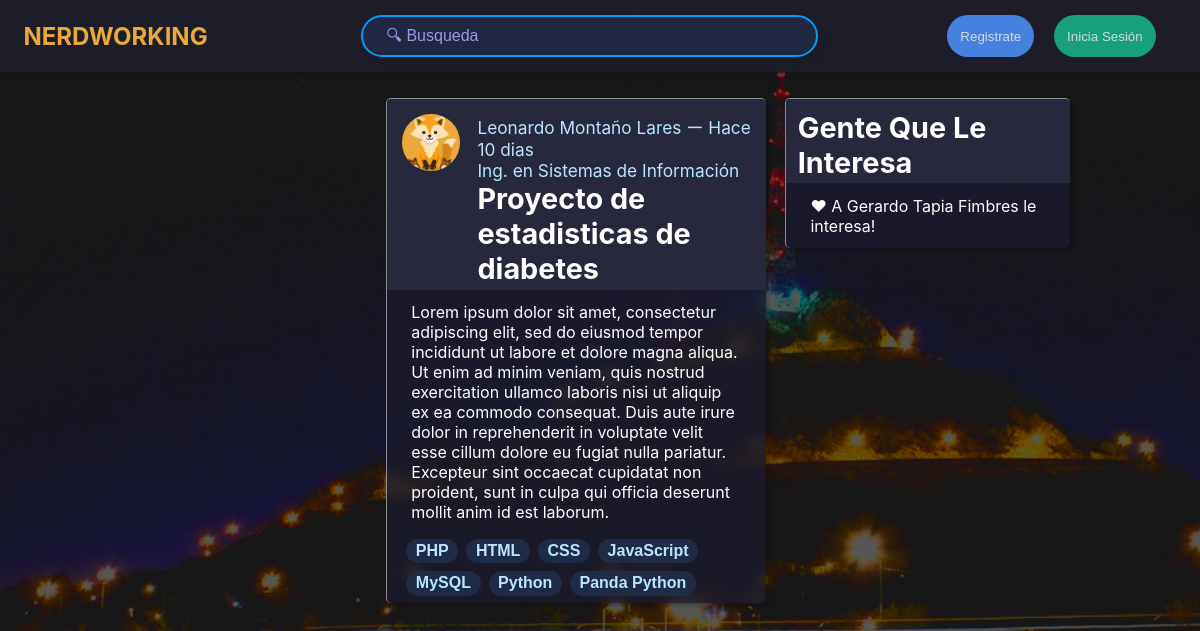
Page /post/5 on the earlier database version.
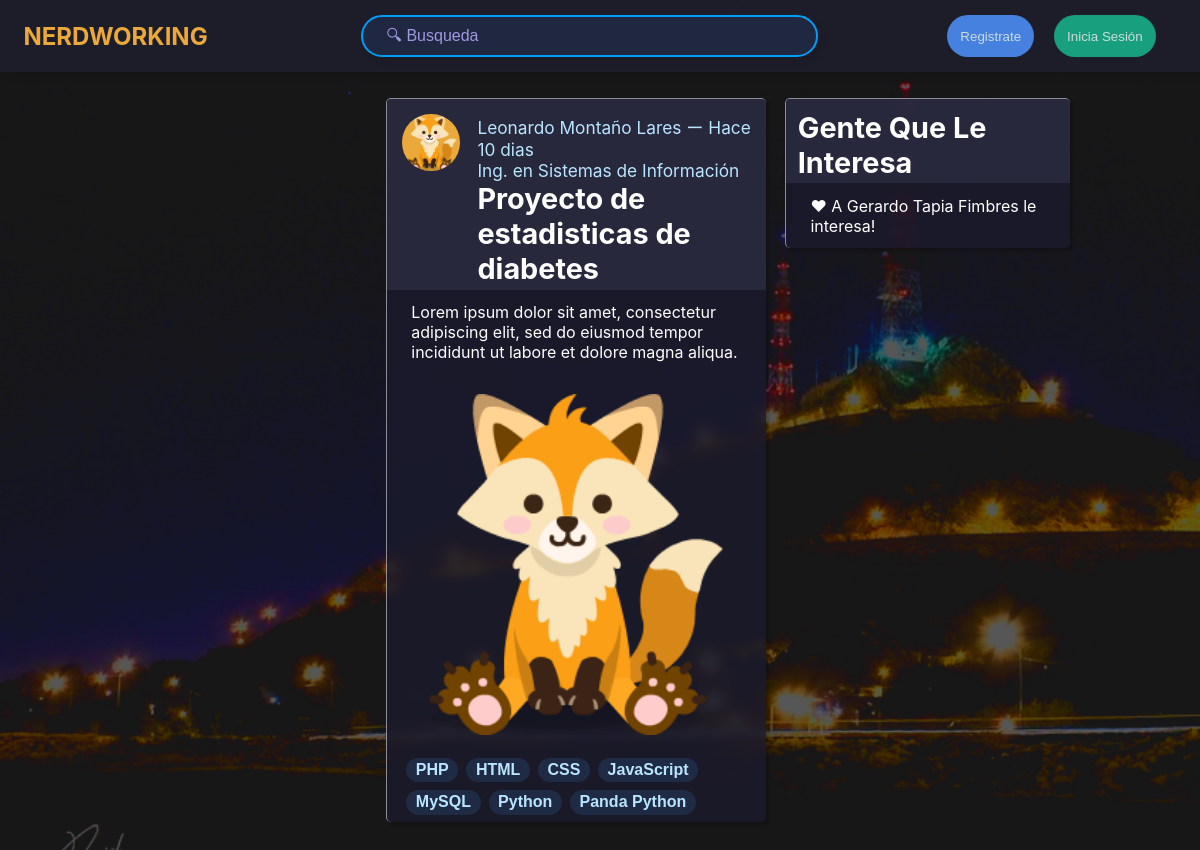
Same page on the later database version.
### tables this page shows
CREATE TABLE everyman(
    id INTEGER PRIMARY KEY,
    tipo TEXT CHECK(tipo IN ('Post', 'Anuncio', 'Perfil', 'Respuesta')) NOT NULL,
    titulo TEXT NOT NULL, 
    body TEXT NOT NULL,
    creator INTEGER DEFAULT NULL,
    imgfile TEXT DEFAULT NULL,
    edited INTEGER CHECK(edited IN (0, 1)) DEFAULT 0, 
    aceptable INTEGER CHECK(aceptable IN (0, 1)) DEFAULT 0,
    FOREIGN KEY (creator) REFERENCES usuario(matricula) ON DELETE CASCADE
);

### app.py (the view)
@app.route("/post/<int:id>")
def post(id):
    user, loggedin=get_user_login(session.get("matri", 0), session.get("password", ""))
    responded, responses = get_responses(id)
    post=get_post(id, user["matricula"], user["adminuser"])
    if post is None:
        return redirect(url_for("index"))
    return render_template("post.html", title=('NERDWORKING ー ' + post["titulo"]), user=user, loggedin=loggedin, id=id, post=post, responded=responded, responses=responses, likes=get_likes(id))

### dbconn.py (called while the page is built)
def get_db():
    conn = sqlite3.connect("nerdworking.db")
    conn.row_factory = sqlite3.Row
    return conn

def get_post(id, userid, admin):
    return get_everyman("""
        SELECT p.id, p.titulo, p.body, p.creator, p.imgfile, CONCAT(u.nombres, ' ', u.apepaterno, ' ', u.apematerno), u.carrera, img.imgfile
        FROM everyman p
        LEFT JOIN usuario u ON u.matricula = p.creator
        JOIN everyman img ON img.creator = p.creator
        WHERE (p.aceptable = 1 OR 1 = """+ str(admin) +""" OR p.creator = """ + str(userid) +""") AND img.tipo = 'Perfil' AND p.tipo = 'Post' AND p.id = """ + str(id) + """;
    """, ["id", "titulo", "body", "creador", "imagen", "nombre", "carrera", "iconfile"], False, True, True, userid)[0]

def get_likes(id):
    conn = get_db()
    cursor = conn.cursor()
    cursor.execute("SELECT u.matricula AS matricula, CONCAT(u.nombres, ' ', u.apepaterno, ' ', u.apematerno) AS nombre FROM interes i JOIN usuario u ON u.matricula = i.user WHERE interesado = 1 AND post = " + str(id) + ";")
    fetchall = cursor.fetchall()
    cursor.close()
    conn.close()
    return fetchall

### templates/post.html (shortened to what this page needs)
{% extends "header.html" %}
{% block posts %}
    <div class="card post mainpost">
    <div class="title"><div class="twoinone">
        <a href="{{url_for('userpage', id=post.creador)}}"><div {% if (post.iconfile == None) %}style="background-image: url({{url_for('static', filename='img/icon.png')}});"{% else %} style="background-image: url({{url_for('static', filename='img/' + post.iconfile)}});" {% endif %} class="usericon"></div></a>
        <div><a href="{{url_for('userpage', id=post.creador)}}"><div class="weaktext superweaktext" id="mainnamedatecareer">{{post.nombre}} ー {{post.tiempo}}<br>{{post.carrera}}</div></a>{{post.titulo}}</div>
    </div></div>
    <div class="bodytext">{{post.body}}</div>
    {% if post.imagen != None %}<div class="image"><img src="{{url_for('static', filename=post.imagen)}}"></div>{% endif %}
    <div onclick="event.stopPropagation();"><div class="tags">
        {% for t in post.tags %}
            <a href="{{url_for('search_tags', search=t)}}"><button>{{ t }}</button></a>
        {% endfor %}
    </div>
    </div></div>
{% endblock %}
{% block news %}
    <div class="title">Gente Que Le Interesa</div><div class="bodytext">
    {% for l in likes %}
        <a href="{{url_for('userpage', id=l.matricula)}}" style="margin-bottom: 0.6rem;">❤ A {{l.nombre}} le interesa!</a><br>
    {% else %}
        <div class="nobodycare">aun no le interesa a nadie...</div><br>
    {% endfor %}
    </div>
{% endblock %}

Differences in the rows shown:
changed everyman "Proyecto de estadisticas de diabetes": body "…et dolore magna aliqua. Ut enim ad minim veniam, quis nostrud exercitation ullamco laboris nisi ut aliquip ex ea commodo consequat. Duis aute irure dolor in reprehenderit in voluptate velit esse cillum dolore eu fugiat nulla pariatur. Excepteur sint occaecat cupidatat non proident, sunt in culpa qui officia deserunt mollit anim id est laborum." → "Lorem ipsum dolor sit amet, consectetur adipiscing elit, sed do eiusmod tempor incididunt ut labore et dolore magna aliqua."; imgfile empty → "uploads/icon.png" (drawn); imgfile: picture added
